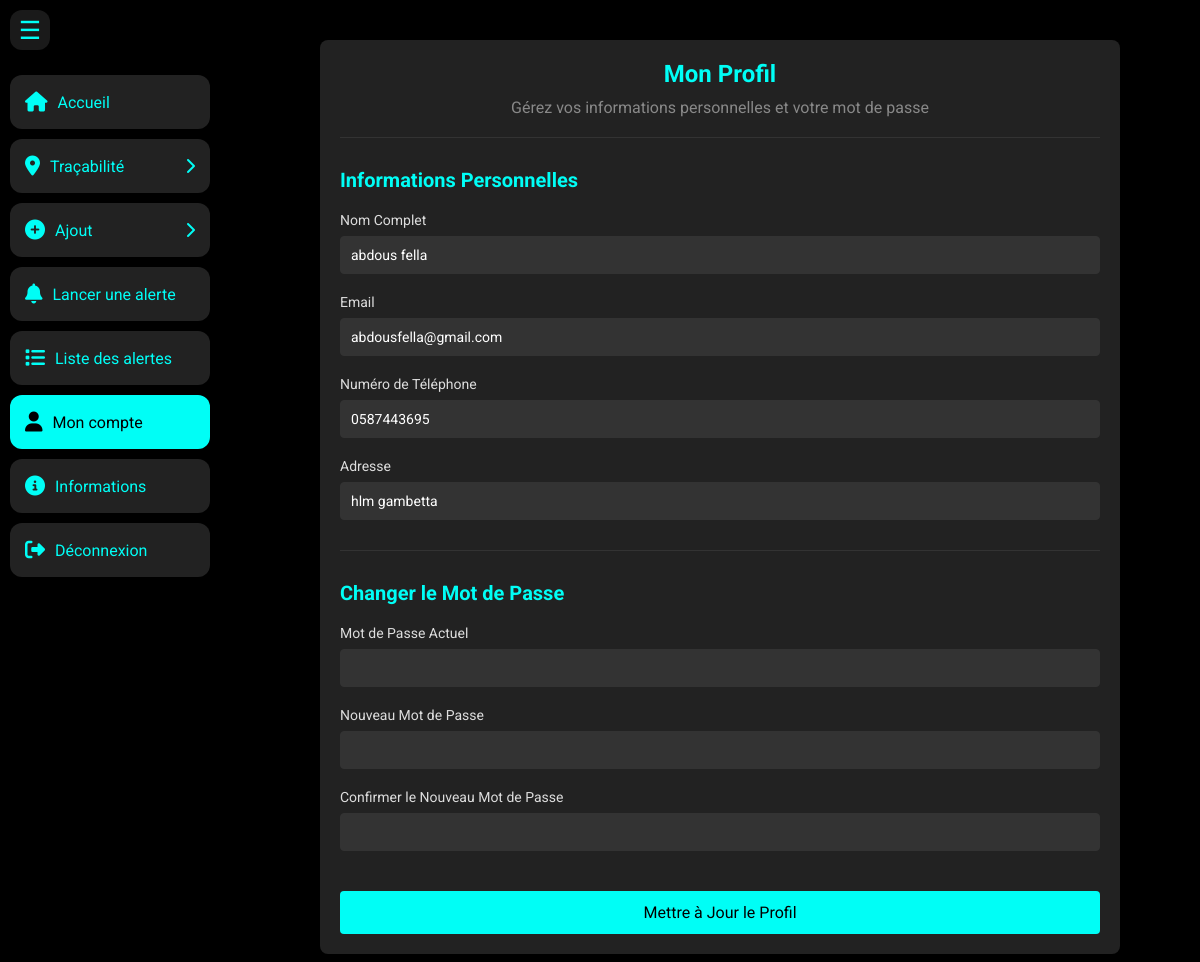
Page /fabricant/compte.php (signed in) on the committed database.
### tables this page shows
CREATE TABLE `users` (
  `IdUser` int(11) NOT NULL,
  `NomComplet` varchar(100) DEFAULT NULL,
  `Email` varchar(100) DEFAULT NULL,
  `NumTel` varchar(20) DEFAULT NULL,
  `MotDePasse` varchar(255) NOT NULL,
  `Adresse` varchar(255) DEFAULT NULL,
  `role` enum('fournisseur','fabricant','client','controleur','logisticien') NOT NULL,
  `created_at` timestamp NOT NULL DEFAULT current_timestamp()
);

### src/fabricant/compte.php (the view, shortened to what this page needs)
<?php
include '../pdodb.php';
$stmt = $pdo->prepare("SELECT * FROM users WHERE IdUser = ?");
$stmt->execute([$_SESSION['iduser']]);
$user = $stmt->fetch(PDO::FETCH_ASSOC);
?>
<!DOCTYPE html>
<html lang="fr">
<head>
    <link rel="stylesheet" href="https://cdnjs.cloudflare.com/ajax/libs/font-awesome/6.4.0/css/all.min.css">
    <link rel="stylesheet" href="style.css">
</head>
<body>
<div class="sidebar" id="sidebar">
        <button id="toggleSidebar" onclick="toggleSidebar()">☰</button>
        <nav class="nav">
            <a href="homepage.php">
                <span class="icon"><i class="fas fa-home"></i></span>
                <span class="label">Accueil</span>
            </a>
            <div class="dropdown">
                <a class="dropdown-toggle">
                    <div style="display: flex; align-items: center;">
                        <span class="icon"><i class="fas fa-map-marker-alt"></i></span>
                        <span class="label">Traçabilité</span>
                    </div>
                    <span class="arrow"><i class="fas fa-chevron-right"></i></span>
                </a>
            </div>
            <div class="dropdown">
                <a class="dropdown-toggle">
                    <div style="display: flex; align-items: center;">
                        <span class="icon"><i class="fas fa-plus-circle"></i></span>
                        <span class="label">Ajout</span>
                    </div>
                    <span class="arrow"><i class="fas fa-chevron-right"></i></span>
                </a>
            </div>
            <a href="lanceralerte.php">
                <span class="icon"><i class="fas fa-bell"></i></span>
                <span class="label">Lancer une alerte</span>
            </a>
            <a href="listealertes.php">
                <span class="icon"><i class="fas fa-list"></i></span>
                <span class="label">Liste des alertes</span>
            </a>
            <a href="compte.php">
                <span class="icon"><i class="fas fa-user"></i></span>
                <span class="label">Mon compte</span>
            </a>
            <a href="informations.php">
                <span class="icon"><i class="fas fa-info-circle"></i></span>
                <span class="label">Informations</span>
            </a>
            <a href="logout.php">
                <span class="icon"><i class="fas fa-sign-out-alt"></i></span>
                <span class="label">Déconnexion</span>
            </a>
        </nav>
    </div>
    <main>
        <div class="profile-container">
            <div class="profile-header">
                <h2>Mon Profil</h2>
                <p>Gérez vos informations personnelles et votre mot de passe</p>
            </div>
            <form method="POST" action="">
                <div class="profile-section">
                    <h3>Informations Personnelles</h3>
                    <div class="form-group">
                        <label for="nom_complet">Nom Complet</label>
                        <input type="text" id="nom_complet" name="nom_complet" value="<?php echo htmlspecialchars($user['NomComplet']); ?>" required>
                    </div>
                    <div class="form-group">
                        <label for="email">Email</label>
                        <input type="email" id="email" name="email" value="<?php echo htmlspecialchars($user['Email']); ?>" required>
                    </div>
                    <div class="form-group">
                        <label for="num_tel">Numéro de Téléphone</label>
                        <input type="tel" id="num_tel" name="num_tel" value="<?php echo htmlspecialchars($user['NumTel']); ?>" required>
                    </div>
                    <div class="form-group">
                        <label for="adresse">Adresse</label>
                        <input type="text" id="adresse" name="adresse" value="<?php echo htmlspecialchars($user['Adresse']); ?>" required>
                    </div>
                </div>
                <div class="password-section">
                    <h3>Changer le Mot de Passe</h3>
                    <div class="form-group">
                        <label for="current_password">Mot de Passe Actuel</label>
                        <input type="password" id="current_password" name="current_password">
                    </div>
                    <div class="form-group">
                        <label for="new_password">Nouveau Mot de Passe</label>
                        <input type="password" id="new_password" name="new_password">
                    </div>
                    <div class="form-group">
                        <label for="confirm_password">Confirmer le Nouveau Mot de Passe</label>
                        <input type="password" id="confirm_password" name="confirm_password">
                    </div>
                </div>
                <button type="submit" class="btn-update">Mettre à Jour le Profil</button>
            </form>
        </div>
    </main>
</body>
</html>

### src/fabricant/style.css (style rules this page uses)
* { margin: 0; padding: 0; box-sizing: border-box; font-family: 'Roboto', sans-serif; }
body { background-color: #000000; color: #ffffff; transition: margin-left 0.3s; }
.sidebar { width: 220px; height: 100vh; background-color: #000000; position: fixed; top: 0; left: 0; transition: width 0.3s ease; z-index: 1000; overflow-y: auto; padding-top: 60px; box-shadow: 2px 0 10px rgba(0, 0, 0, 0.5); }
.nav { display: flex; flex-direction: column; padding: 10px; }
.nav a { color: #00fef6; background-color: #222222; display: flex; align-items: center; padding: 15px; margin: 5px 0; border-radius: 12px; text-decoration: none; transition: all 0.3s ease; }
.nav a .icon { font-size: 20px; margin-right: 10px; }
.nav a .label { white-space: nowrap; }
#toggleSidebar { position: fixed; top: 10px; left: 10px; width: 40px; height: 40px; font-size: 25px; color: #00fef6; background: rgba(255, 255, 255, 0.1); backdrop-filter: blur(3px); border-radius: 12px; border: none; z-index: 1001; cursor: pointer; display: flex; align-items: center; justify-content: center; }
main { margin-left: 240px; padding: 20px; transition: margin-left 0.3s ease; }
.dropdown-toggle { justify-content: space-between; cursor: pointer; }
.arrow { transition: transform 0.3s; }
.nav a.active { background-color: #00fef6; color: #000000; }
.nav a.active .icon { color: #000000; }

### src/fabricant/compte.php (style rules this page uses)
.profile-container { max-width: 800px; margin: 20px auto; padding: 20px; background-color: #222; border-radius: 8px; box-shadow: 0 2px 4px rgba(0, 0, 0, 0.2); }
.profile-header { text-align: center; margin-bottom: 30px; padding-bottom: 20px; border-bottom: 1px solid #333; }
.profile-header h2 { color: #00fef6; font-size: 24px; margin-bottom: 10px; }
.profile-header p { color: #888; font-size: 16px; }
.profile-section { margin-bottom: 30px; }
.profile-section h3 { color: #00fef6; font-size: 20px; margin-bottom: 20px; }
.form-group { margin-bottom: 20px; }
.form-group label { display: block; color: #ddd; margin-bottom: 8px; font-size: 14px; }
.form-group input { width: 100%; padding: 10px; border: 1px solid #333; border-radius: 4px; background-color: #333; color: #fff; font-size: 14px; }
.btn-update { background-color: #00fef6; color: #000; padding: 12px 24px; border: none; border-radius: 4px; cursor: pointer; font-size: 16px; width: 100%; margin-top: 20px; }
.password-section { margin-top: 30px; padding-top: 30px; border-top: 1px solid #333; }
.password-section h3 { color: #00fef6; font-size: 20px; margin-bottom: 20px; }

### rows in the picture
users: nom_complet "abdous fella", email "abdousfella@gmail.com", num_tel "0587443695", adresse "hlm gambetta"
